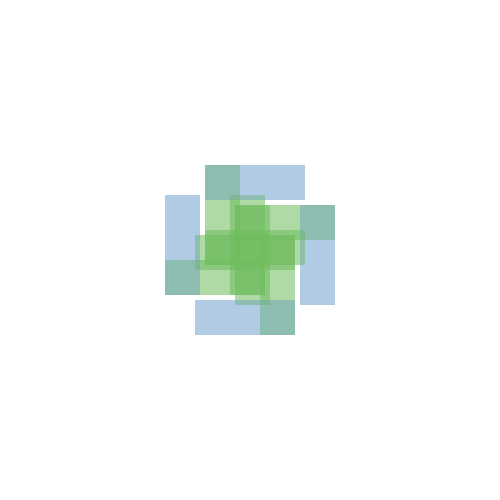
Frame 1 (no input)
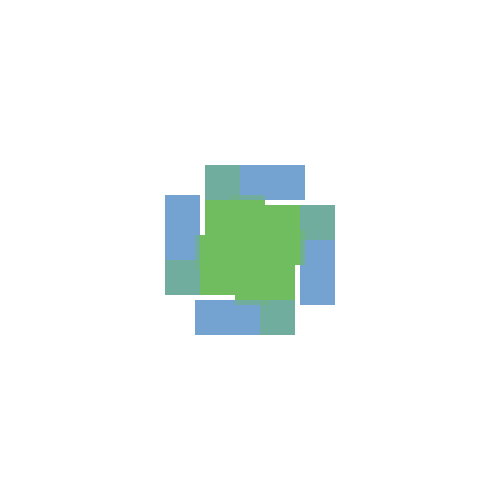
Frame 60 (the mouse pressed at the canvas centre just before this capture)
Frame 120 (the mouse held since frame 60 and released just before this capture): identical to frame 60, image omitted

The Processing sketch that drew these frames (run headless with seeded random() and noise(); from frame 60 on, the mouse is pressed at the canvas centre):

// Processing sketch: processing_84872
// ── processing_84872.pde

void setup()
{
size(500, 500);
 background(255);
 smooth();
}

void draw(){
  noStroke();
 
  
  translate(width/2, height/2);
  for (int i=0;i<360;i=i+30){
  rotate(radians(90)); 
  fill(110,185,95,60);
  rect(-45,-20,100,35);
  rect(-45,-85,35,100);
  noFill();
  fill(115,160,210,60);
  rect(-45,-85,100,35);
  noFill();
 }
}
